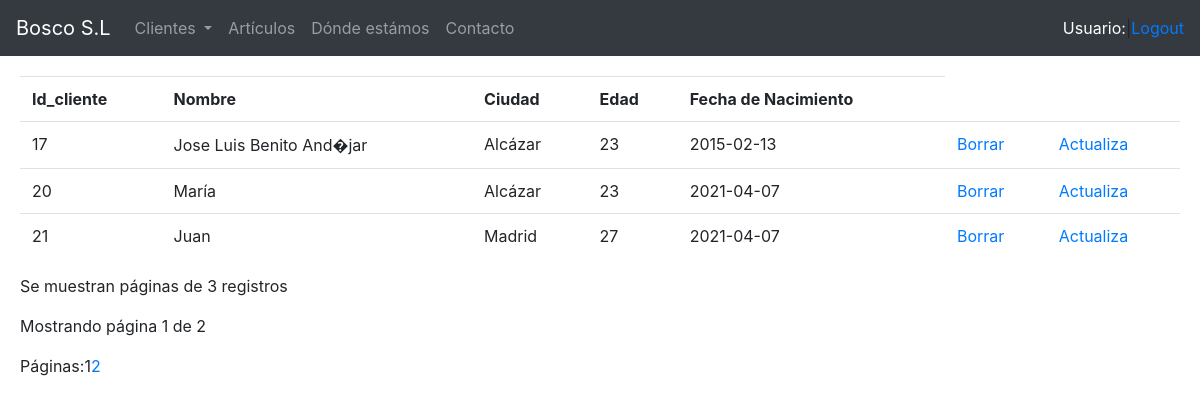
Page /listaclientes.php (signed in) on the committed database.
### tables this page shows
CREATE TABLE `CLIENTES` (
  `idcliente` int(11) NOT NULL,
  `nombre` varchar(50) NOT NULL,
  `ciudad` varchar(20) NOT NULL,
  `edad` int(11) NOT NULL,
  `fecha_nacimiento` date NOT NULL
);

### listaclientes.php (the view, shortened to what this page needs)
<html>
<head>
<link rel="stylesheet" href="https://maxcdn.bootstrapcdn.com/bootstrap/4.0.0/css/bootstrap.min.css">
 	<link rel="stylesheet" type="text/css" href="estilos.css">
</head>
<body>
<?php
include("conect.php");
pintaMenu();
$conexion=conectarse();
$consulta = "SELECT * FROM CLIENTES";
$resultado = mysqli_query( $conexion, $consulta ) or die ( "Algo ha ido mal en la consulta a la base de datos");
$num_total_registros = mysqli_num_rows($resultado);
$TAMANO_PAGINA = 3;
if ( !isset($_GET["pagina"])) {
	$inicio = 0;
	$pagina=1;
} else {
	$pagina = $_GET["pagina"];
	$inicio=($pagina-1)*$TAMANO_PAGINA;
}
$total_paginas = ceil($num_total_registros/$TAMANO_PAGINA );
$cadena_limit = " limit $inicio, $TAMANO_PAGINA";
$consulta = "SELECT * FROM CLIENTES".$cadena_limit;
$resultado = mysqli_query( $conexion, $consulta ) or die ( "Algo ha ido mal en la consulta a la base de datos paginada");
echo "<main>";
echo "<table class='table table-hover'>";
echo "<tr><th>Id_cliente</th><th>Nombre</th><th>Ciudad</th><th>Edad</th><th>Fecha de Nacimiento</th></tr>";
while ($fila = mysqli_fetch_array( $resultado ))
{
 echo "<tr>";
 $cadena= "<td>" . $fila['idcliente'] . "</td><td>" . $fila['nombre'] . "</td><td>" . $fila['ciudad'] . "</td><td>".$fila['edad']."</td><td>".$fila['fecha_nacimiento']."</td>";
 $enlace ="<a onclick='return Confirmacion()' href=borracliente.php?idcliente=" . $fila['idcliente'].">Borrar</a>";
 $cadena = $cadena."<td>$enlace</td>";
 $enlaceActualiza ="<a href=actualizacliente.php?idcliente=" . $fila['idcliente'].">  Actualiza</a>";
 $cadena = $cadena."<td>$enlaceActualiza</td>";
 echo $cadena;
 echo "</tr>";
}
echo "</table>";
echo "<p>Se muestran páginas de $TAMANO_PAGINA registros</p>";
echo "<p>Mostrando página $pagina de $total_paginas</p>";
if ( $total_paginas >1 ) {
echo "Páginas:";
	for ($i=1;$i<=$total_paginas;$i++){
			if ( $i!=$pagina ) {
			echo "<a href='listaclientes.php?pagina=$i'>$i</a>  ";
		     } else {
		     	echo $i;
		     }
	}
}
echo "</main>";
?>
</body>
</html>

### conect.php (shortened to what this page needs)
<?php
function pintaMenu(){
	echo '<nav class="navbar navbar-expand-md bg-dark navbar-dark">
  <a class="navbar-brand" href="http://andujar.inforbosco.nl/tienda">Bosco S.L</a>
  <button class="navbar-toggler" type="button" data-toggle="collapse" data-target="#collapsibleNavbar">
    <span class="navbar-toggler-icon"></span>
  </button>
  <div class="collapse navbar-collapse" id="collapsibleNavbar">
    <ul class="navbar-nav">
     <li class="nav-item dropdown">
      <a class="nav-link dropdown-toggle" href="listaclientes.php" id="navbardrop" data-toggle="dropdown">
        Clientes
      </a>
      <div class="dropdown-menu">
		   <a class="dropdown-item" href="listaclientes.php">Listar</a>
        <a class="dropdown-item" href="insertacliente1.php">Nuevo</a>
      </div>
    </li>
      <li class="nav-item">
        <a class="nav-link" href="#">Artículos</a>
      </li>
      <li class="nav-item">
        <a class="nav-link" href="#">Dónde estámos</a>
      </li>
      <li class="nav-item">
        <a class="nav-link" href="#">Contacto</a>
      </li>
    </ul>
  </div>
  <span style="color:white">Usuario:'.$_SESSION["usuario_logeado"].'</span>
  |<a href=logout.php>Logout</a></nav>';
	}
?>

### estilos.css (style rules this page uses)
main { padding:20px }

### rows in the picture
clientes: idcliente "17", nombre "Jose Luis Benito And�jar", ciudad "Alcázar", edad "23", fecha_nacimiento "2015-02-13"
clientes: idcliente "20", nombre "María", ciudad "Alcázar", edad "23", fecha_nacimiento "2021-04-07"
clientes: idcliente "21", nombre "Juan", ciudad "Madrid", edad "27", fecha_nacimiento "2021-04-07"

### other values in the picture
$TAMANO_PAGINA "3"
$pagina "1"
$total_paginas "2"
